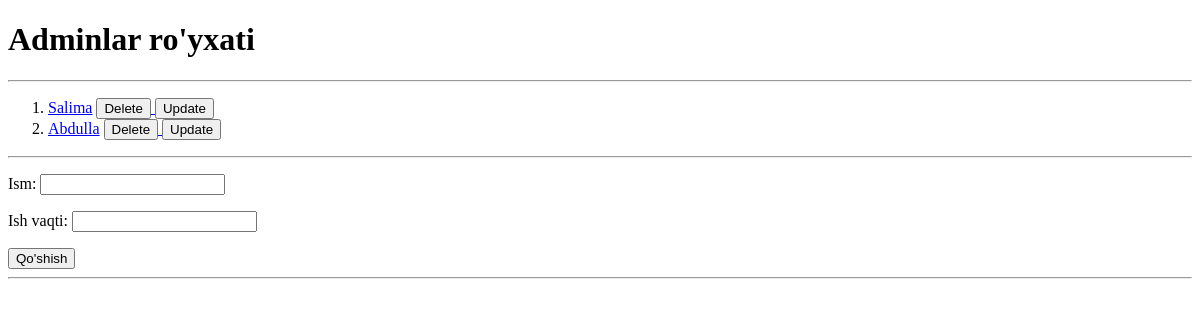
The page /admin_view/ on the database as committed earlier.
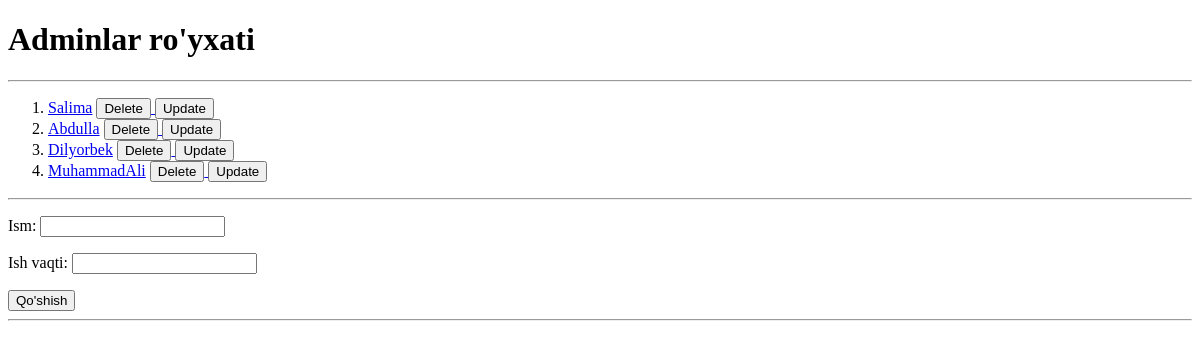
The same page on the database as committed later.
### main/models.py (models this page shows, shortened)
class Admin(models.Model):
    ism = models.CharField(max_length=255)
    ish_vaqti = models.CharField(max_length=255)
    class Meta:
        verbose_name = 'Admin'
        verbose_name_plural = 'Adminlar'

### main/views.py (the view)
# urls.py: path('admin_view/', admin_view),
def admin_view(request):
    if request.method == 'POST':
        form = AdminForm(request.POST)
        if form.is_valid():
            form.save()
            return redirect('/admin_view/')
    adminlar = Admin.objects.all()
    context = {
        'adminlar': adminlar,
        'form': AdminForm(),
    }
    return render(request, 'admin_view.html', context=context)

### main/forms.py
class AdminForm(forms.ModelForm):
    class Meta:
        model = Admin
        fields = '__all__'

### templates/admin_view.html (shortened to what this page needs)
<!DOCTYPE html>
<html lang="en">
<head>
</head>
<body>
<h1>Adminlar ro'yxati </h1>
<hr>
<ol>
    {% for admin in adminlar %}
    <li>
        <a href="/admin_view/{{admin.id}}/">{{admin.ism}}</a>
        <a href="/admin_view/{{admin.id}}/delete/confirm">
            <button>Delete</button>
        </a>
        <a href="/admin_view/{{admin.id}}/update">
            <button>Update</button>
        </a>
    </li>
    {% endfor %}
</ol>
<hr>
<form method="post">
    {{ form.as_p }}
    <button>Qo'shish</button>
</form>
<hr>
</body>
</html>

Rows that differ between the two databases and show on the page:
added Admin: ism "Dilyorbek"
added Admin: ism "MuhammadAli"
